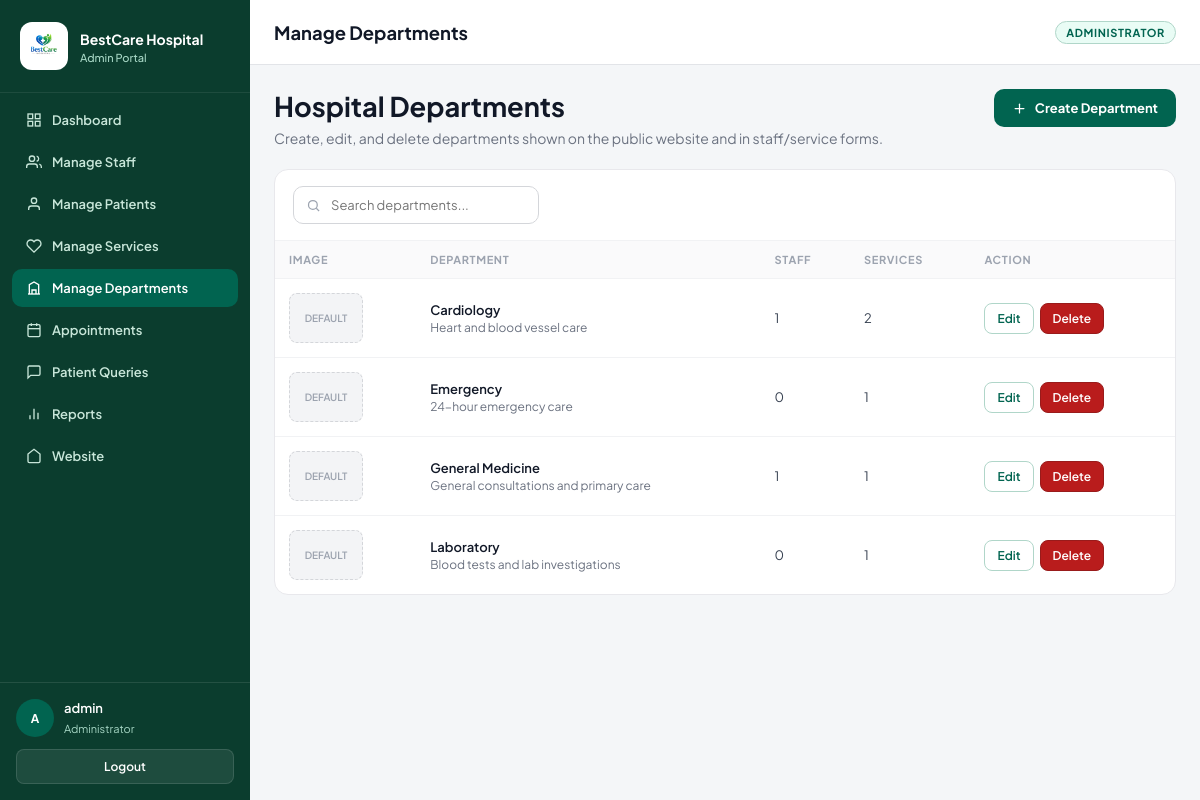
The page /admin/manage-departments.php (signed in) on the database its author committed.
### tables this page shows
CREATE TABLE departments (
    id INT AUTO_INCREMENT PRIMARY KEY,
    name VARCHAR(100) NOT NULL,
    description TEXT,
    image_path VARCHAR(255) NULL
);

### admin/manage-departments.php (the view, shortened to what this page needs)
<?php
include("../includes/db.php");
$open_create = false;
$open_edit_id = 0;
$list = mysqli_query($conn, "SELECT d.*,
        (SELECT COUNT(*) FROM staff st WHERE st.department_id = d.id) AS staff_count,
        (SELECT COUNT(*) FROM services s WHERE s.department_id = d.id) AS service_count
        FROM departments d
        ORDER BY d.name");
$dept_rows = array();
if ($list) {
    while ($row = mysqli_fetch_array($list)) {
        $dept_rows[] = $row;
    }
}
?>
<!DOCTYPE html>
<html lang="en">
<head>
    <link rel="stylesheet" href="/bestcare-hospital/assets/css/admin.css?v=4">
</head>
<body class="adm-body<?php if ($open_create || $open_edit_id > 0) echo ' modal-open'; ?>">
<?php include("../includes/admin_nav.php"); ?>
<div class="adm-main">
    <header class="adm-topbar">
        <h1>Manage Departments</h1>
        <span class="role-tag">Administrator</span>
    </header>
    <main class="adm-content">
        <div class="adm-ms-head">
            <div>
                <h1>Hospital Departments</h1>
                <p>Create, edit, and delete departments shown on the public website and in staff/service forms.</p>
            </div>
            <button type="button" class="adm-ms-create" id="btnOpenCreate">
                <svg viewBox="0 0 24 24" fill="none" stroke="currentColor" stroke-width="2" stroke-linecap="round" stroke-linejoin="round"><line x1="12" y1="5" x2="12" y2="19"></line><line x1="5" y1="12" x2="19" y2="12"></line></svg>
                Create Department
            </button>
        </div>
        <section class="adm-ms-panel">
            <div class="adm-ms-panel-top">
                <div class="adm-ms-search">
                    <svg viewBox="0 0 24 24" fill="none" stroke="currentColor" stroke-width="2"><circle cx="11" cy="11" r="7"></circle><line x1="16.5" y1="16.5" x2="21" y2="21"></line></svg>
                    <input type="text" id="deptSearch" placeholder="Search departments...">
                </div>
            </div>
            <?php if (count($dept_rows) > 0) { ?>
                <div class="adm-table-wrap">
                    <table class="adm-table">
                        <thead>
                            <tr>
                                <th>Image</th>
                                <th>Department</th>
                                <th>Staff</th>
                                <th>Services</th>
                                <th>Action</th>
                            </tr>
                        </thead>
                        <tbody id="deptBody">
                            <?php for ($i = 0; $i < count($dept_rows); $i++) {
                                $row = $dept_rows[$i];
                                $img = isset($row['image_path']) ? $row['image_path'] : '';
                            ?>
                                <tr class="dept-row">
                                    <td>
                                        <?php if ($img != '') { ?>
                                            <img class="adm-svc-thumb" src="<?php echo htmlspecialchars($img); ?>" alt="">
                                        <?php } else { ?>
                                            <div class="adm-svc-thumb-empty">Default</div>
                                        <?php } ?>
                                    </td>
                                    <td>
                                        <div class="adm-svc-cell">
                                            <p class="name"><?php echo htmlspecialchars($row['name']); ?></p>
                                            <p class="desc"><?php echo htmlspecialchars($row['description']); ?></p>
                                        </div>
                                    </td>
                                    <td><?php echo (int)$row['staff_count']; ?></td>
                                    <td><?php echo (int)$row['service_count']; ?></td>
                                    <td>
                                        <div class="adm-ms-actions">
                                            <button type="button" class="adm-btn-outline btn-edit"
                                                data-id="<?php echo $row['id']; ?>"
                                                data-name="<?php echo htmlspecialchars($row['name'], ENT_QUOTES); ?>"
                                                data-desc="<?php echo htmlspecialchars($row['description'], ENT_QUOTES); ?>"
                                                data-img="<?php echo htmlspecialchars($img, ENT_QUOTES); ?>">
                                                Edit
                                            </button>
                                            <form method="post" action="">
                                                <button type="submit" class="adm-btn-delete"
                                                    onclick="return confirm('Permanently DELETE <?php echo htmlspecialchars($row['name'], ENT_QUOTES); ?>?\n\nThis is blocked if staff or services still use it.');">
                                                    Delete
                                                </button>
                                            </form>
                                        </div>
                                    </td>
                                </tr>
                            <?php } ?>
                        </tbody>
                    </table>
                </div>
            <?php } else { ?>
                <div class="adm-empty">No departments yet. Click Create Department to add the first one.</div>
            <?php } ?>
        </section>
    </main>
</div>
</body>
</html>

### assets/css/admin.css (style rules this page uses)
.adm-body { margin: 0; min-height: 100vh; display: flex; flex-direction: column; font-family: "Plus Jakarta Sans", "Segoe UI", sans-serif; color: #1e293b; background: #F4F6F8; -webkit-font-smoothing: antialiased; }
@media (min-width: 1024px) { .adm-body { flex-direction: row; } }
.adm-body h1, .adm-body h2, .adm-body h3 { font-family: "Plus Jakarta Sans", "Segoe UI", sans-serif; font-weight: 700; margin: 0; }
.adm-main { flex: 1; min-width: 0; display: flex; flex-direction: column; }
.adm-topbar { height: 64px; background: #fff; border-bottom: 1px solid #E2E4E8; display: flex; align-items: center; justify-content: space-between; padding: 0 24px; gap: 16px; }
.adm-topbar h1 { font-size: 1.15rem; color: #111827; }
.adm-topbar .role-tag { font-size: 11px; font-weight: 700; letter-spacing: 0.06em; text-transform: uppercase; color: #016450; background: #E9FCF5; border: 1px solid #B0D6C9; border-radius: 999px; padding: 4px 10px; }
.adm-content { flex: 1; overflow-y: auto; padding: 24px; }
.adm-btn-outline { display: inline-flex; align-items: center; background: #fff; color: #016450 !important; border: 1px solid #B0D6C9; border-radius: 8px; padding: 7px 12px; font-family: inherit; font-size: 12px; font-weight: 600; cursor: pointer; }
.adm-btn-delete { display: inline-flex; align-items: center; background: #B91C1C; color: #fff !important; border: 1px solid #991B1B; border-radius: 8px; padding: 7px 12px; font-family: inherit; font-size: 12px; font-weight: 600; cursor: pointer; }
.adm-table-wrap { width: 100%; overflow-x: auto; }
.adm-table { width: 100%; border-collapse: collapse; }
.adm-table th { text-align: left; font-size: 11px; font-weight: 700; text-transform: uppercase; letter-spacing: 0.06em; color: #9ca3af; padding: 12px 14px; background: #FAFAFB; border-bottom: 1px solid #F1F2F4; white-space: nowrap; }
.adm-table td { padding: 14px; border-bottom: 1px solid #F1F2F4; font-size: 13px; color: #374151; vertical-align: middle; }
.adm-table tr:last-child td { border-bottom: none; }
.adm-ms-head { display: flex; flex-wrap: wrap; align-items: flex-start; justify-content: space-between; gap: 16px; margin-bottom: 22px; }
.adm-ms-head h1 { font-size: 1.7rem; color: #111827; margin: 0 0 6px; }
.adm-ms-head p { margin: 0; font-size: 14px; color: #6b7280; }
.adm-ms-create { display: inline-flex; align-items: center; gap: 8px; background: #016450; color: #fff !important; border: none; border-radius: 10px; padding: 11px 18px; font-family: inherit; font-size: 13px; font-weight: 700; cursor: pointer; }
.adm-ms-create svg { width: 15px; height: 15px; }
.adm-ms-panel { background: #fff; border: 1px solid #E8E8EC; border-radius: 14px; overflow: hidden; }
.adm-ms-panel-top { display: flex; flex-wrap: wrap; align-items: center; justify-content: space-between; gap: 12px; padding: 16px 18px; border-bottom: 1px solid #F1F2F4; }
.adm-ms-search { display: flex; align-items: center; gap: 8px; background: #fff; border: 1px solid #D4D6DA; border-radius: 10px; padding: 9px 12px; min-width: 220px; }
.adm-ms-search svg { width: 15px; height: 15px; color: #9ca3af; flex-shrink: 0; }
.adm-ms-search input { border: none; outline: none; background: transparent; width: 100%; font-family: inherit; font-size: 13px; }
.adm-ms-actions { display: flex; flex-wrap: wrap; gap: 6px; }
.adm-ms-actions form { display: inline; }
.adm-svc-thumb-empty { width: 72px; height: 48px; border-radius: 8px; background: #F3F4F6; border: 1px dashed #D4D6DA; display: flex; align-items: center; justify-content: center; color: #9CA3AF; font-size: 10px; font-weight: 600; text-transform: uppercase; }
.adm-svc-cell .name { margin: 0; font-weight: 600; color: #111827; }
.adm-svc-cell .desc { margin: 2px 0 0; font-size: 12px; color: #6B7280; max-width: 320px; overflow: hidden; text-overflow: ellipsis; white-space: nowrap; }

### rows shown on the page
departments: shows "DEFAULT", name "Cardiology", description "Heart and blood vessel care", staff_count "1", service_count "2"
departments: shows "DEFAULT", name "Emergency", description "24-hour emergency care", staff_count "0", service_count "1"
departments: shows "DEFAULT", name "General Medicine", description "General consultations and primary care", staff_count "1", service_count "1"
departments: shows "DEFAULT", name "Laboratory", description "Blood tests and lab investigations", staff_count "0", service_count "1"

### other values the page prints
$admin_initial "A"
$admin_name "admin"
